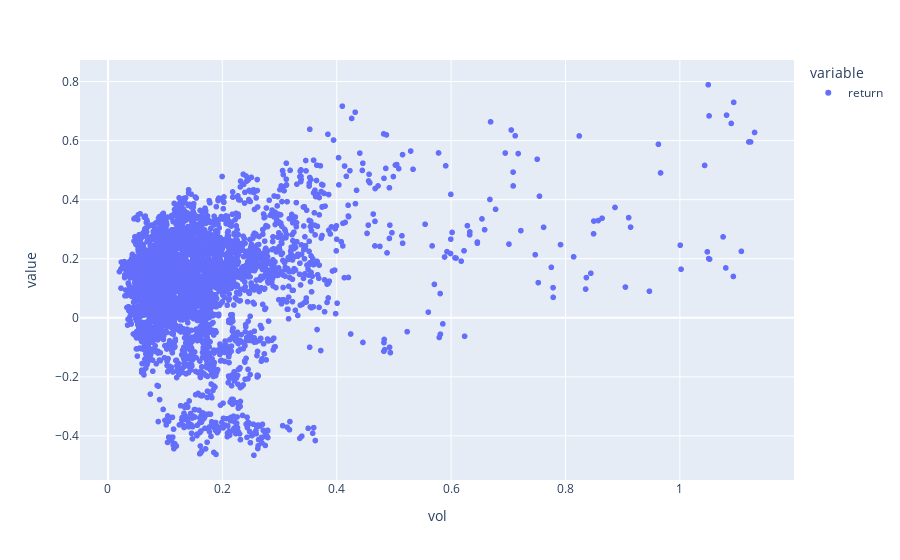

The cell this chart's notebook holds for it:
### Code cell
px.scatter(df.set_index('vol')['return'])

### Figure 1 — Plotly figure (JSON) as saved in the notebook; plotly's stock layout.template omitted (floating-point values rounded to 4 significant figures; data arrays with more than 128 entries replaced by an {"elided": "..."} marker saying what was removed)
{"data": [{"hovertemplate": "variable=return<br>vol=%{x}<br>value=%{y}<extra></extra>", "legendgroup": "return", "marker": {"color": "#636efa", "symbol": "circle"}, "mode": "markers", "name": "return", "showlegend": true, "type": "scattergl", "x": {"elided": "4434 float values"}, "xaxis": "x", "y": {"elided": "4434 float values"}, "yaxis": "y"}], "layout": {"legend": {"title": {"text": "variable"}, "tracegroupgap": 0}, "margin": {"t": 60}, "xaxis": {"anchor": "y", "domain": [0, 1], "title": {"text": "vol"}}, "yaxis": {"anchor": "x", "domain": [0, 1], "title": {"text": "value"}}}}
